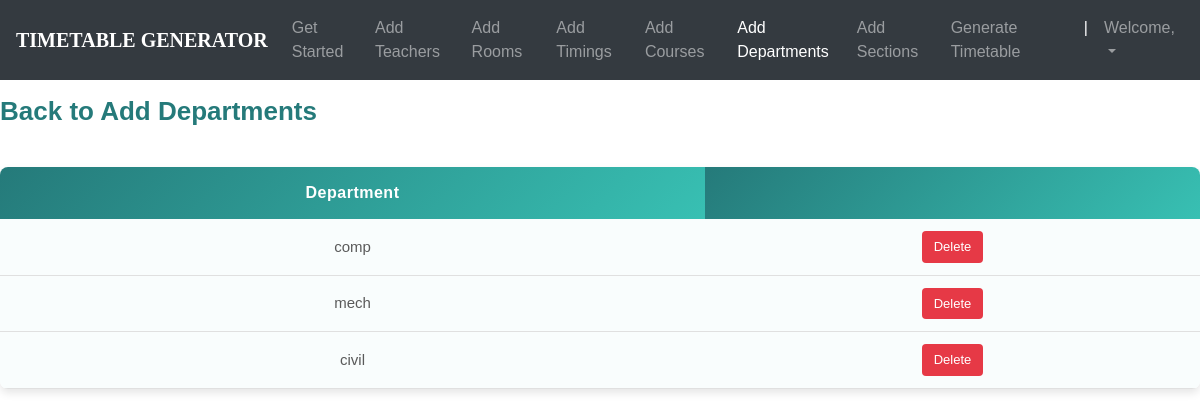
Before: /departments_list/ (signed in) with the older database file.
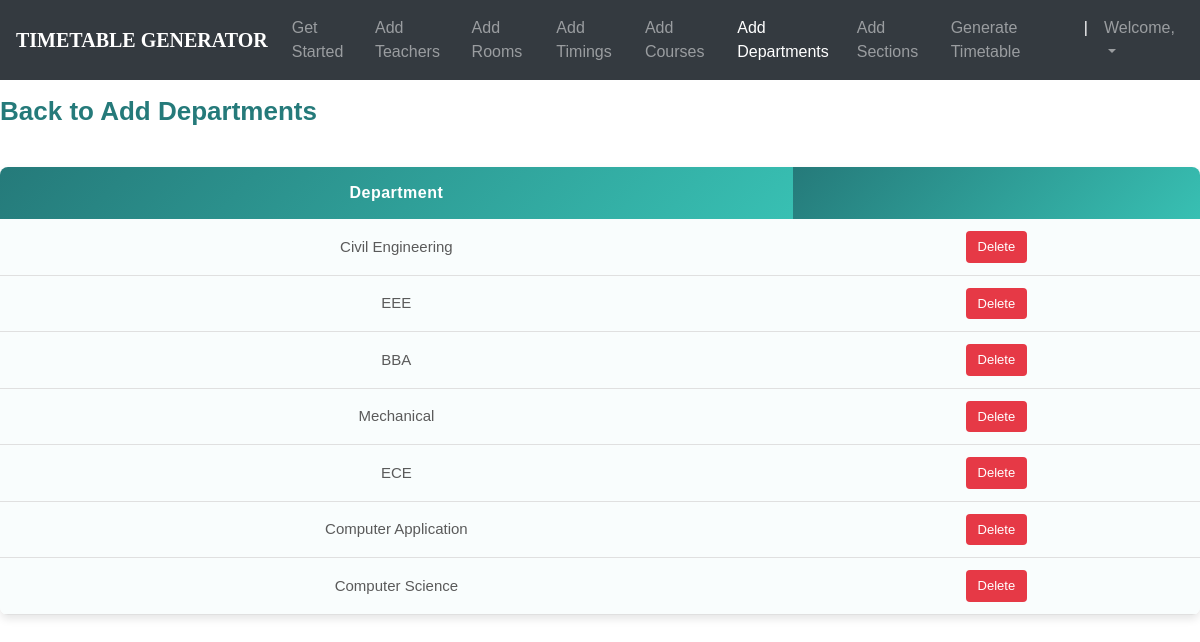
After: the same page with the newer database file.
### ttgen/models.py (models this page shows, shortened)
class Department(models.Model):
    dept_name = models.CharField(max_length=50)
    courses = models.ManyToManyField(Course)

### ttgen/views.py (the view)
# urls.py: path('departments_list/', views.department_list, name='editdepartment'),
@login_required
def department_list(request):
    return render(request, 'deptlist.html', {
        'departments': Department.objects.all()
    })

### templates/deptlist.html (shortened to what this page needs)
<!DOCTYPE html>
<html lang="en">
<head>
	<link rel="stylesheet" href="https://maxcdn.bootstrapcdn.com/bootstrap/4.0.0/css/bootstrap.min.css">
    <link rel="stylesheet" type="text/css" href="static/css/index.css">
</head>
<body>
        <header>
			<nav class="navbar navbar-expand-md navbar-dark fixed-top bg-dark">
                <a class="navbar-brand" href="#"><b>TIMETABLE GENERATOR</b></a>
                <div class="collapse navbar-collapse" id="navbarCollapse">
                    <ul class="navbar-nav ml-auto">
                    <li class="nav-item">
                        <a class="nav-link" href="{% url 'admindash' %}">Get Started</a>
                    </li>
                    <li class="nav-item">
                        <a class="nav-link" href="{% url 'addInstructors' %}">Add Teachers</a>
                    </li>
                    <li class="nav-item">
                        <a class="nav-link" href="{% url 'addRooms' %}">Add Rooms</a>
                    </li>
                    <li class="nav-item">
		                <a class="nav-link" href="{% url 'addTimings' %}">Add Timings</a>
		            </li>
                    <li class="nav-item">
                        <a class="nav-link" href="{% url 'addCourses' %}">Add Courses</a>
                    </li>
                    <li class="nav-item active">
			            <a class="nav-link" href="{% url 'addDepts' %}">Add Departments</a>
		            </li>
                    <li class="nav-item">
			            <a class="nav-link" href="{% url 'addSections' %}">Add Sections</a>
		            </li>
                    <li class="nav-item">
			            <a class="nav-link" href="{% url 'generate' %}">Generate Timetable</a>
		            </li>
                    <li class="nav-item active">
			            <a class="nav-link">|</a>
		            </li>
                    <li class="nav-item dropdown">
		                <a class="nav-link dropdown-toggle" href="#" id="dropdown03" data-toggle="dropdown" aria-haspopup="true" aria-expanded="false">Welcome, {{ user.first_name }}</a>
		            </li>
                    </ul>
                </div>
            </nav>
        </header>
        {% block content %}
        {% load static %}
        <br><br>
<fieldset class="fieldset">
    <a href="{% url 'addDepts'%}"><h1 class="tablink" onclick="openPage('new')" id="defaultOpen">Back to Add Departments</h1></a>
    <div class="tabcontent" id="edit">
        <table class="table1">
            <thead>
            <tr class="table-headers">
            <th>Department</th>
            <th  class="empty"></th>
            </tr>
            </thead>
            <tbody>
            {% for dept in departments %}
            <tr>
             <td>{{dept.dept_name}}</td>
             <td class="empty">
                <form action="{% url 'deletedepartment' dept.id %}" method="post">
                        <input type="submit" value="Delete" class="cross">
                </form>
             </td>
             </tr>
            {% endfor %}
            </tbody>
        </table>
    </div>
</fieldset>
{% endblock %}

Changed rows visible on the page:
removed Department: dept_name "comp"
removed Department: dept_name "mech"
removed Department: dept_name "civil"
added Department: dept_name "Civil Engineering"
added Department: dept_name "EEE"
added Department: dept_name "BBA"
added Department: dept_name "Mechanical"
added Department: dept_name "ECE"
added Department: dept_name "Computer Application"
added Department: dept_name "Computer Science"
